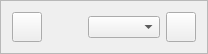
                   <widget class="QFrame" name="frame_97">
                    <property name="maximumSize">
                     <size>
                      <width>16777215</width>
                      <height>40</height>
                     </size>
                    </property>
                    <property name="frameShape">
                     <enum>QFrame::StyledPanel</enum>
                    </property>
                    <property name="frameShadow">
                     <enum>QFrame::Raised</enum>
                    </property>
                    <layout class="QHBoxLayout" name="horizontalLayout_69" stretch="0,2,1,0">
                     <item>
                      <widget class="QPushButton" name="btn_regresar_modrece_home">
                       <property name="minimumSize">
                        <size>
                         <width>30</width>
                         <height>30</height>
                        </size>
                       </property>
                       <property name="maximumSize">
                        <size>
                         <width>30</width>
                         <height>30</height>
                        </size>
                       </property>
                       <property name="text">
                        <string/>
                       </property>
                       <property name="icon">
                        <iconset>
                         <normaloff>image/regresar.png</normaloff>image/regresar.png</iconset>
                       </property>
                       <property name="iconSize">
                        <size>
                         <width>20</width>
                         <height>20</height>
                        </size>
                       </property>
                      </widget>
                     </item>
                     <item>
                      <spacer name="horizontalSpacer_59">
                       <property name="orientation">
                        <enum>Qt::Horizontal</enum>
                       </property>
                       <property name="sizeHint" stdset="0">
                        <size>
                         <width>40</width>
                         <height>20</height>
                        </size>
                       </property>
                      </spacer>
                     </item>
                     <item>
                      <widget class="QComboBox" name="cbox_mod_rec"/>
                     </item>
                     <item>
                      <widget class="QPushButton" name="btn_buscar_rece_mod">
                       <property name="minimumSize">
                        <size>
                         <width>30</width>
                         <height>30</height>
                        </size>
                       </property>
                       <property name="maximumSize">
                        <size>
                         <width>30</width>
                         <height>30</height>
                        </size>
                       </property>
                       <property name="text">
                        <string/>
                       </property>
                       <property name="icon">
                        <iconset>
                         <normaloff>image/buscar.png</normaloff>image/buscar.png</iconset>
                       </property>
                       <property name="iconSize">
                        <size>
                         <width>20</width>
                         <height>20</height>
                        </size>
                       </property>
                      </widget>
                     </item>
                    </layout>
                   </widget>
